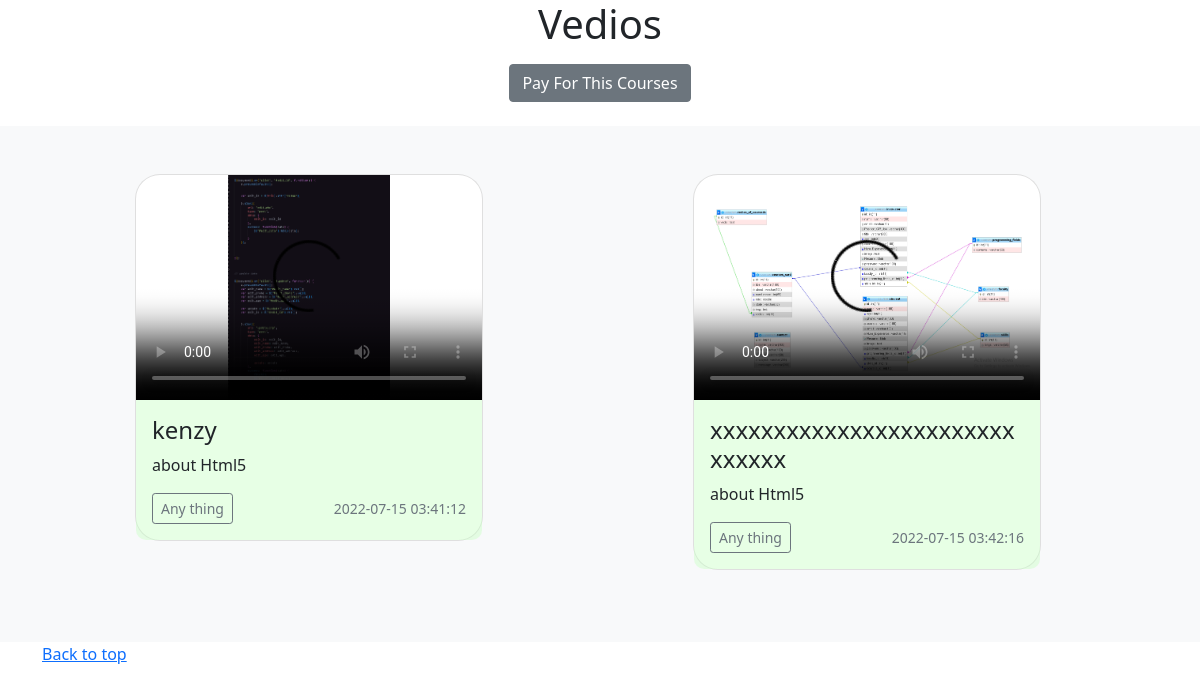
The page /vedio_upload.php?id=59 (signed in) on the database its author committed.
### tables this page shows
CREATE TABLE `vedios_of_courseds` (
  `id` int(11) NOT NULL,
  `Vedio_name` varchar(100) NOT NULL,
  `vedio` text NOT NULL,
  `poster` text NOT NULL,
  `time` timestamp NOT NULL DEFAULT current_timestamp() ON UPDATE current_timestamp(),
  `courses_id` int(11) NOT NULL
);

### vedio_upload.php (the view, shortened to what this page needs)
<?php
include './conn.php';
?>
<html lang="en"><head>
    <link rel="stylesheet" href="css/bootstrap.css">
    <link rel="stylesheet" href="css/login.css?<?php echo time() ?>">
</head>
  <body>
    <main role="main">
      <section class="jumbotron text-center">
        <div class="container">
          <h1 class="jumbotron-heading">Vedios</h1>
           <p>
   <a href="check_out.php?id=<?php echo  $_GET['id']; ?>" class="btn btn-secondary my-2">Pay For This Courses</a>
           </p>
        </div>
</section>
      <div class="album py-5 bg-light">
        <div class="container">
          <div class="row">
          <?php
                       if(isset($_GET['id'])){
                        $query = $conn->prepare("SELECT * FROM vedios_of_courseds WHERE courses_id =:id");
                $query->bindparam('id', $_GET["id"]);
                $query->execute();
                foreach ($query as $key) {
                  $vedio = $key['vedio'];
                  $name = $key['Vedio_name'];
                  $img = $key['poster'];
                  $time = $key['time'];
              ?>
            <div class="col-md-4">
              <div class="Card card mb-4 box-shadow">
                <video class="card-img-top" src="Vedio_Uploads/<?=$vedio?>" controls style="height: 225px; width: 100%; display: block;" poster="img/UploadImg/<?=$img?>"></video>
                <div class="card-body">
                <h4 class="card-text"><?php echo $name ?></h4>
                  <p class="card-text">about Html5</p>
                  <div class="d-flex justify-content-between align-items-center">
                    <div class="btn-group">
                      <button type="button" class="btn btn-sm btn-outline-secondary">Any thing</button>
                    </div>
                    <small class="text-muted"><?php echo $time ?></small>
                  </div>
                </div>
              </div>
            </div>
            <?php  } }?>
          </div>
        </div>
      </div>
    </main>
    <footer class="text-muted">
      <div class="container">
        <p class="float-right">
          <a href="#">Back to top</a>
        </p>
      </div>
    </footer>
</body>
</html>

### css/login.css (style rules this page uses)
.row { width: 100%; display: flex; flex-wrap: wrap; justify-content: space-around; }

### vedio_upload.php (style rules this page uses)
.Card { border-radius:25px ; }
.card-body { flex: 1 1 auto; padding: 1rem 1rem; background: rgb(196 255 191 / 41%); border-radius: 0px 0px 10px 10px ; }

### rows shown on the page
vedios_of_courseds: Vedio_name "kenzy", time "2022-07-15 03:41:12"
vedios_of_courseds: Vedio_name "xxxxxxxxxxxxxxxxxxxxxxxxxxxxxx", time "2022-07-15 03:42:16"
